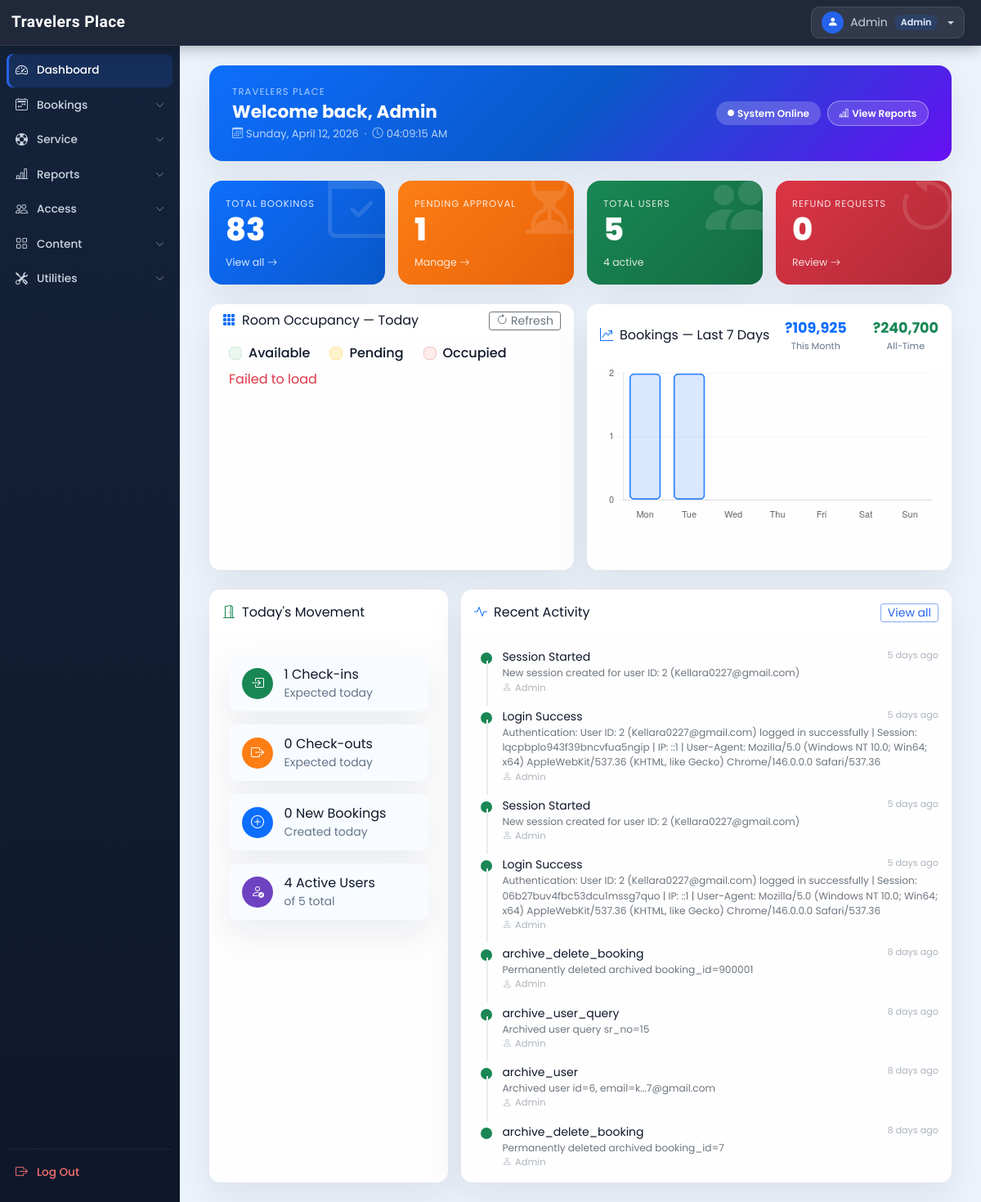
Page /admin/dashboard.php (signed in) on the earlier database version.
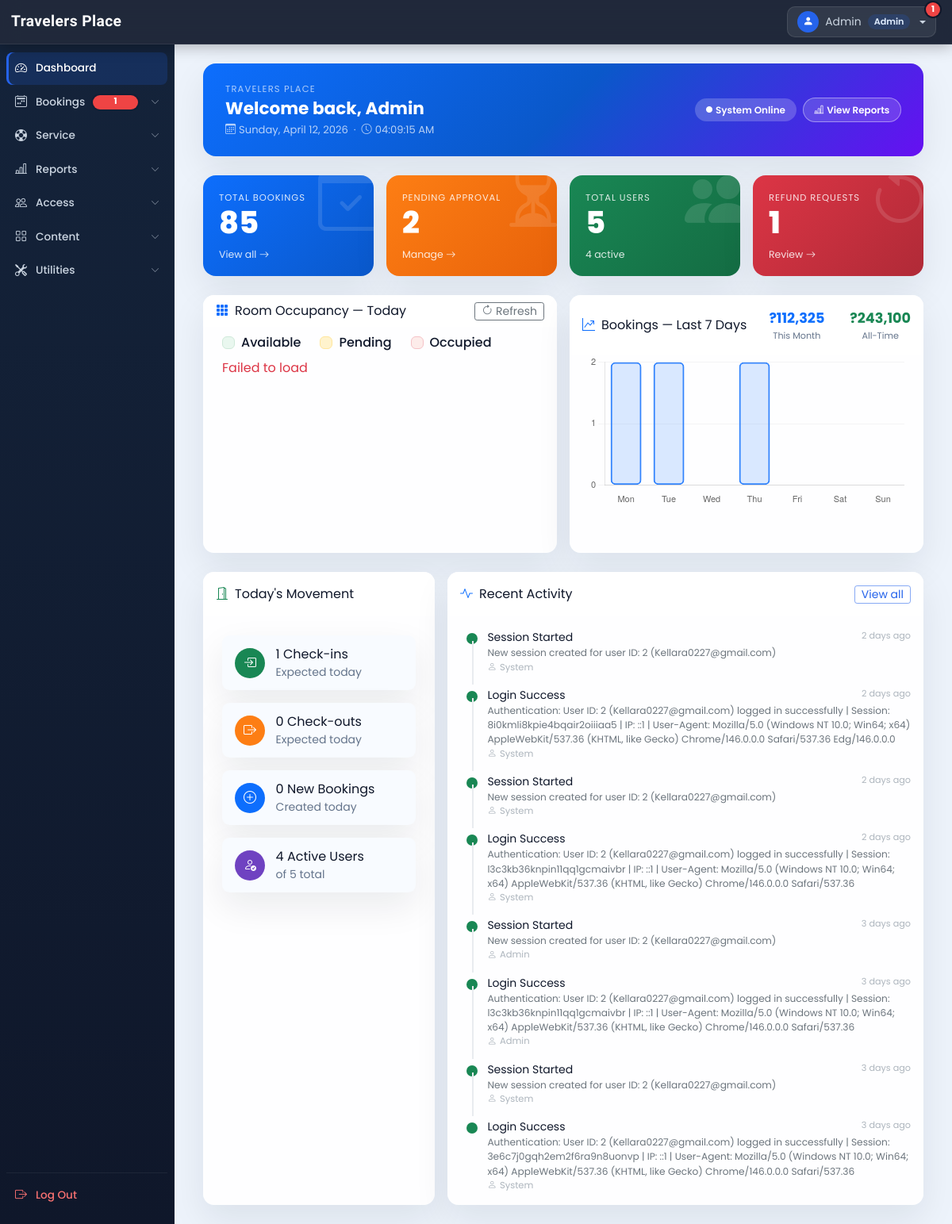
Same page on the later database version.
### tables this page shows
CREATE TABLE `activity_logs` (
  `id` int(11) NOT NULL AUTO_INCREMENT,
  `user_id` int(11) DEFAULT NULL,
  `user_name` varchar(100) NOT NULL,
  `action` varchar(100) NOT NULL,
  `details` text DEFAULT NULL,
  `ip_address` varchar(45) DEFAULT NULL,
  `user_agent` text DEFAULT NULL,
  `created_at` timestamp NOT NULL DEFAULT current_timestamp(),
  PRIMARY KEY (`id`),
  KEY `idx_user_id` (`user_id`),
  KEY `idx_created_at` (`created_at`)
);

### admin/inc/system_features.php (called while the page is built, shortened)
<?php
function currentAdminCan(string $permissionCode): bool
{
  $role = $_SESSION['adminRole'] ?? 'admin';
  if ($role !== 'staff') {
    return true;
  }
  return in_array($permissionCode, currentAdminPermissions(), true);
}
function currentAdminCanAny(array $permissionCodes): bool
{
  foreach ($permissionCodes as $permissionCode) {
    if (currentAdminCan((string)$permissionCode)) {
      return true;
    }
  }
  return false;
}
function getSupportTicketUnreadCountForAdmin(): int
{
  $con = $GLOBALS['con'] ?? null;
  $res = mysqli_query($con, "
    SELECT COUNT(DISTINCT stm.ticket_id) AS unread_count
    FROM support_ticket_messages stm
    INNER JOIN support_tickets st ON st.id = stm.ticket_id
    WHERE stm.seen_by_staff = 0
      AND st.status IN ('open','pending','escalated')
  ");
  $row = $res ? mysqli_fetch_assoc($res) : null;
  return (int)($row['unread_count'] ?? 0);
}

### admin/dashboard.php (the view, shortened to what the changed rows need)
<!DOCTYPE html>
<html lang="en">
<head>
  <?php require('inc/links.php'); ?>
</head>
<body class="bg-light">
  <?php
    require('inc/header.php');
    function time_elapsed_string($datetime) {
      $now  = new DateTime;
      $ago  = new DateTime($datetime);
      $diff = $now->diff($ago);
      $parts = [
        'y' => 'year', 'm' => 'month', 'd' => 'day',
        'h' => 'hour', 'i' => 'minute', 's' => 'second',
      ];
      foreach ($parts as $k => &$v) {
        if ($diff->$k) { $v = $diff->$k . ' ' . $v . ($diff->$k > 1 ? 's' : ''); }
        else { unset($parts[$k]); }
      }
      $parts = array_slice($parts, 0, 1);
      return $parts ? implode(', ', $parts) . ' ago' : 'just now';
    }
    $current_bookings = mysqli_fetch_assoc(mysqli_query($con, "
      SELECT
        COUNT(CASE WHEN booking_status='booked' AND arrival=0 AND COALESCE(booking_source,'online') <> 'walk_in' THEN 1 END) AS new_bookings,
        COUNT(CASE WHEN booking_status='cancelled' AND refund=0 THEN 1 END) AS refund_bookings
      FROM booking_order"));
    $total_bookings   = mysqli_fetch_assoc(mysqli_query($con, "SELECT COUNT(*) AS count FROM booking_order"));
    $revenue          = mysqli_fetch_assoc(mysqli_query($con, "
      SELECT
        COALESCE(SUM(trans_amt),0) AS total_revenue,
        COALESCE(SUM(CASE WHEN MONTH(datentime)=MONTH(CURDATE()) AND YEAR(datentime)=YEAR(CURDATE()) THEN trans_amt ELSE 0 END),0) AS month_revenue
      FROM booking_order WHERE booking_status='booked'"));
    $chart_labels = [];
    $chart_data   = [];
    for ($i = 6; $i >= 0; $i--) {
      $chart_labels[] = date('D', strtotime("-$i days"));
      $row = mysqli_fetch_assoc(mysqli_query($con, "SELECT COUNT(*) AS c FROM booking_order WHERE DATE(datentime)=DATE(NOW() - INTERVAL $i DAY)"));
      $chart_data[] = (int)$row['c'];
    }
  ?>
  <div class="container-fluid" id="main-content">
    <div class="row">
      <div class="col-lg-10 ms-auto p-4">
        <div class="row g-3 mb-4">
          <div class="col-sm-6 col-xl-3">
            <div class="kpi-card kpi-blue">
              <div class="kpi-deco"><i class="bi bi-calendar-check"></i></div>
              <div class="kpi-label">Total Bookings</div>
              <div class="kpi-value"><?php echo $total_bookings['count']; ?></div>
              <a href="booking_records.php" class="kpi-link">View all <i class="bi bi-arrow-right"></i></a>
            </div>
          </div>
          <div class="col-sm-6 col-xl-3">
            <div class="kpi-card kpi-amber">
              <div class="kpi-deco"><i class="bi bi-hourglass-split"></i></div>
              <div class="kpi-label">Pending Approval</div>
              <div class="kpi-value"><?php echo $current_bookings['new_bookings']; ?></div>
              <a href="new_bookings.php" class="kpi-link">Manage <i class="bi bi-arrow-right"></i></a>
            </div>
          </div>
          <div class="col-sm-6 col-xl-3">
            <div class="kpi-card kpi-red">
              <div class="kpi-deco"><i class="bi bi-arrow-counterclockwise"></i></div>
              <div class="kpi-label">Refund Requests</div>
              <div class="kpi-value"><?php echo $current_bookings['refund_bookings']; ?></div>
              <a href="refund_bookings.php" class="kpi-link">Review <i class="bi bi-arrow-right"></i></a>
            </div>
          </div>
        </div>
        <div class="row g-3 mb-4">
          <div class="col-lg-6">
            <div class="card border-0 shadow-sm h-100">
              <div class="card-header bg-white border-0 py-3 d-flex align-items-center justify-content-between">
                <div class="d-flex gap-3">
                  <div class="text-center">
                    <div class="fw-bold text-primary" style="font-size:1.1rem">?<?php echo number_format($revenue['month_revenue']); ?></div>
                    <div class="text-muted" style="font-size:.7rem">This Month</div>
                  </div>
                  <div class="text-center">
                    <div class="fw-bold text-success" style="font-size:1.1rem">?<?php echo number_format($revenue['total_revenue']); ?></div>
                    <div class="text-muted" style="font-size:.7rem">All-Time</div>
                  </div>
                </div>
              </div>
              <div class="card-body pt-0 pb-3 dashboard-panel-body">
                <canvas id="bookingChart" height="145"></canvas>
              </div>
            </div>
          </div>
        </div>
        <div class="row g-3">
          <div class="col-lg-8">
            <div class="card border-0 shadow-sm h-100">
              <div class="card-body py-2 px-3">
                <?php
                  $activities = [];
                  $res = mysqli_query($con, "SELECT * FROM activity_logs ORDER BY created_at DESC LIMIT 8");
                  if ($res) while ($row = mysqli_fetch_assoc($res)) $activities[] = $row;
                  if (!empty($activities)):
                    echo '<div class="timeline">';
                    foreach ($activities as $a):
                      $failed  = stripos($a['action'], 'fail') !== false || stripos($a['action'], 'error') !== false;
                      $dotClass = $failed ? 'tl-dot-danger' : 'tl-dot-success';
                      $ago = time_elapsed_string($a['created_at']);
                      echo "
                      <div class='tl-item'>
                        <div class='tl-dot {$dotClass}'></div>
                        <div class='tl-body'>
                          <div class='d-flex justify-content-between align-items-start gap-2'>
                            <span class='fw-medium small'>{$a['action']}</span>
                            <span class='tl-time'>{$ago}</span>
                          </div>
                          <div class='tl-detail'>{$a['details']}</div>
                          <div class='tl-user'><i class='bi bi-person me-1'></i>{$a['user_name']}</div>
                        </div>
                      </div>";
                    endforeach;
                    echo '</div>';
                  else:
                    echo '<div class="text-center text-muted py-5">
                            <i class="bi bi-inbox fs-2 d-block mb-2"></i>No recent activities
                          </div>';
                  endif;
                ?>
              </div>
            </div>
          </div>
        </div>
      </div>
    </div>
  </div>
  <script>
    function updateClock() {
      const now = new Date();
      document.getElementById('live-clock').textContent =
        now.toLocaleTimeString('en-PH', { hour: '2-digit', minute: '2-digit', second: '2-digit' });
    }
    updateClock(); setInterval(updateClock, 1000);
    const ctx = document.getElementById('bookingChart').getContext('2d');
    new Chart(ctx, {
      type: 'bar',
      data: {
        labels: <?php echo json_encode($chart_labels); ?>,
        datasets: [{
          label: 'Bookings',
          data: <?php echo json_encode($chart_data); ?>,
          backgroundColor: 'rgba(13,110,253,0.15)',
          borderColor: 'rgba(13,110,253,0.85)',
          borderWidth: 2,
          borderRadius: 6,
          borderSkipped: false,
        }]
      },
      options: {
        responsive: true,
        plugins: { legend: { display: false } },
        scales: {
          y: { beginAtZero: true, ticks: { precision: 0, font: { size: 11 } }, grid: { color: 'rgba(0,0,0,.04)' } },
          x: { ticks: { font: { size: 11 } }, grid: { display: false } }
        }
      }
    });
  </script>
</body>
</html>

### admin/inc/header.php (shortened to what the changed rows need)
<?php
  $admin_role = $_SESSION['adminRole'] ?? 'admin';
  $admin_name = $_SESSION['adminName'] ?? 'Admin';
  $admin_new_bookings_count = 0;
  $admin_refund_requests_count = 0;
  $admin_support_count = 0;
  $can_calendar = function_exists('currentAdminCan') ? currentAdminCan('bookings.calendar') : true;
  $can_bookings = function_exists('currentAdminCanAny') ? currentAdminCanAny(['bookings.new', 'bookings.walkin', 'bookings.refunds', 'bookings.records']) : true;
  $can_support = function_exists('currentAdminCanAny') ? currentAdminCanAny(['service.center', 'service.queries']) : true;
  if(isset($con) && $con instanceof mysqli){
    $adminCountsRes = mysqli_query($con, "
      SELECT
        COUNT(CASE WHEN booking_status='pending' AND COALESCE(booking_source, 'online')='online' THEN 1 END) AS pending_bookings,
        COUNT(CASE WHEN booking_status='cancelled' AND refund=0 THEN 1 END) AS pending_refunds
      FROM booking_order
    ");
    if($adminCountsRes){
      $adminCounts = mysqli_fetch_assoc($adminCountsRes);
      $admin_new_bookings_count = (int)($adminCounts['pending_bookings'] ?? 0);
      $admin_refund_requests_count = (int)($adminCounts['pending_refunds'] ?? 0);
    }
    if(function_exists('getSupportTicketUnreadCountForAdmin')){
      $admin_support_count = getSupportTicketUnreadCountForAdmin();
    }
  }
  $admin_total_attention_count =
    (($can_bookings ? $admin_new_bookings_count + $admin_refund_requests_count : 0)) +
    ($can_support ? $admin_support_count : 0);
  $grp_bookings  = ['new_bookings.php','walkin_booking.php','refund_bookings.php','booking_records.php','booking_calendar.php'];
  function grp_open($pages){
    return in_array(basename($_SERVER['PHP_SELF']), $pages) ? 'show' : '';
  }
  function grp_btn_active($pages){
    return in_array(basename($_SERVER['PHP_SELF']), $pages) ? 'grp-active' : '';
  }
?>
<nav class="admin-top-navbar">
  <div class="top-navbar-right">
    <div class="dropdown" data-bs-auto-close="outside">
      <button class="profile-btn dropdown-toggle" data-bs-toggle="dropdown" aria-expanded="false">
        <div class="profile-avatar"><i class="bi bi-person-fill"></i></div>
        <span class="profile-name d-none d-md-inline"><?php echo htmlspecialchars($admin_name); ?></span>
        <span class="role-badge"><?php echo ucfirst($admin_role); ?></span>
        <?php if($admin_total_attention_count > 0): ?>
          <span class="admin-profile-count"><?php echo $admin_total_attention_count; ?></span>
        <?php endif; ?>
      </button>
    </div>
  </div>
</nav>
<div id="dashboard-menu" class="admin-sidebar">
  <div class="sidebar-inner">
    <nav class="sidebar-nav">
      <?php if($can_bookings || $can_calendar): ?>
        <button class="sidebar-grp-btn <?php echo grp_btn_active($grp_bookings); ?>"
                type="button" data-bs-toggle="collapse" data-bs-target="#grp-bookings"
                aria-expanded="<?php echo grp_open($grp_bookings) ? 'true' : 'false'; ?>">
          <i class="bi bi-calendar2-week"></i>
          <span>Bookings</span>
          <?php if($admin_total_attention_count > 0): ?>
            <span class="admin-count-badge"><?php echo $admin_total_attention_count; ?></span>
          <?php endif; ?>
          <i class="bi bi-chevron-down chevron"></i>
        </button>
      <?php endif; ?>
    </nav>
  </div>
</div>

Differences in the rows shown:
no longer on this page (row unchanged): activity_logs: action "Session Started", created_at "5 days ago", details "New session created for user ID: 2 (Kellara0227@gmail.com)", user_name "Admin"
no longer on this page (row unchanged): activity_logs: action "Login Success", created_at "5 days ago", details "Authentication: User ID: 2 (Kellara0227@gmail.com) logged in successfully | Session: lqcpbplo943f39bncvfua5ngip | IP: ::1 | User-Agent: Mozilla/5.0 (Windows NT 10.0; Win64; x64) AppleWebKit/537.36 (KHTML, like Gecko) Chrome/146.0.0.0 Safari/537.36", user_name "Admin"
no longer on this page (row unchanged): activity_logs: action "Session Started", created_at "5 days ago", details "New session created for user ID: 2 (Kellara0227@gmail.com)", user_name "Admin"
no longer on this page (row unchanged): activity_logs: action "Login Success", created_at "5 days ago", details "Authentication: User ID: 2 (Kellara0227@gmail.com) logged in successfully | Session: 06b27buv4fbc53dcu1mssg7quo | IP: ::1 | User-Agent: Mozilla/5.0 (Windows NT 10.0; Win64; x64) AppleWebKit/537.36 (KHTML, like Gecko) Chrome/146.0.0.0 Safari/537.36", user_name "Admin"
no longer on this page (row unchanged): activity_logs: action "archive_delete_booking", created_at "8 days ago", details "Permanently deleted archived booking_id=900001", user_name "Admin"
no longer on this page (row unchanged): activity_logs: action "archive_user_query", created_at "8 days ago", details "Archived user query sr_no=15", user_name "Admin"
no longer on this page (row unchanged): activity_logs: action "archive_user", created_at "8 days ago", details "Archived user id=6, email=k...7@gmail.com", user_name "Admin"
no longer on this page (row unchanged): activity_logs: action "archive_delete_booking", created_at "8 days ago", details "Permanently deleted archived booking_id=7", user_name "Admin"
added activity_logs: action "Session Started", created_at "2 days ago", details "New session created for user ID: 2 (Kellara0227@gmail.com)", user_name "System"
added activity_logs: action "Login Success", created_at "2 days ago", details "Authentication: User ID: 2 (Kellara0227@gmail.com) logged in successfully | Session: 8i0kmli8kpie4bqair2oiiiaa5 | IP: ::1 | User-Agent: Mozilla/5.0 (Windows NT 10.0; Win64; x64) AppleWebKit/537.36 (KHTML, like Gecko) Chrome/146.0.0.0 Safari/537.36 Edg/146.0.0.0", user_name "System"
added activity_logs: action "Session Started", created_at "2 days ago", details "New session created for user ID: 2 (Kellara0227@gmail.com)", user_name "System"
added activity_logs: action "Login Success", created_at "2 days ago", details "Authentication: User ID: 2 (Kellara0227@gmail.com) logged in successfully | Session: l3c3kb36knpin11qq1gcmaivbr | IP: ::1 | User-Agent: Mozilla/5.0 (Windows NT 10.0; Win64; x64) AppleWebKit/537.36 (KHTML, like Gecko) Chrome/146.0.0.0 Safari/537.36", user_name "System"
added activity_logs: action "Session Started", created_at "3 days ago", details "New session created for user ID: 2 (Kellara0227@gmail.com)", user_name "Admin"
added activity_logs: action "Login Success", created_at "3 days ago", details "Authentication: User ID: 2 (Kellara0227@gmail.com) logged in successfully | Session: l3c3kb36knpin11qq1gcmaivbr | IP: ::1 | User-Agent: Mozilla/5.0 (Windows NT 10.0; Win64; x64) AppleWebKit/537.36 (KHTML, like Gecko) Chrome/146.0.0.0 Safari/537.36", user_name "Admin"
added activity_logs: action "Session Started", created_at "3 days ago", details "New session created for user ID: 2 (Kellara0227@gmail.com)", user_name "System"
added activity_logs: action "Login Success", created_at "3 days ago", details "Authentication: User ID: 2 (Kellara0227@gmail.com) logged in successfully | Session: 3e6c7j0gqh2em2f6ra9n8uonvp | IP: ::1 | User-Agent: Mozilla/5.0 (Windows NT 10.0; Win64; x64) AppleWebKit/537.36 (KHTML, like Gecko) Chrome/146.0.0.0 Safari/537.36", user_name "System"
Other differences:
$admin_total_attention_count: (not shown) → "1"
$total_bookings['count']: "83" → "85"
$current_bookings['new_bookings']: "1" → "2"
$current_bookings['refund_bookings']: "0" → "1"
$revenue['month_revenue']: "109,925" → "112,325"
$revenue['total_revenue']: "240,700" → "243,100"
chart data {{ json_encode($chart_data) }}: [2,2,0,0,0,0,0] → [2,2,0,2,0,0,0]
